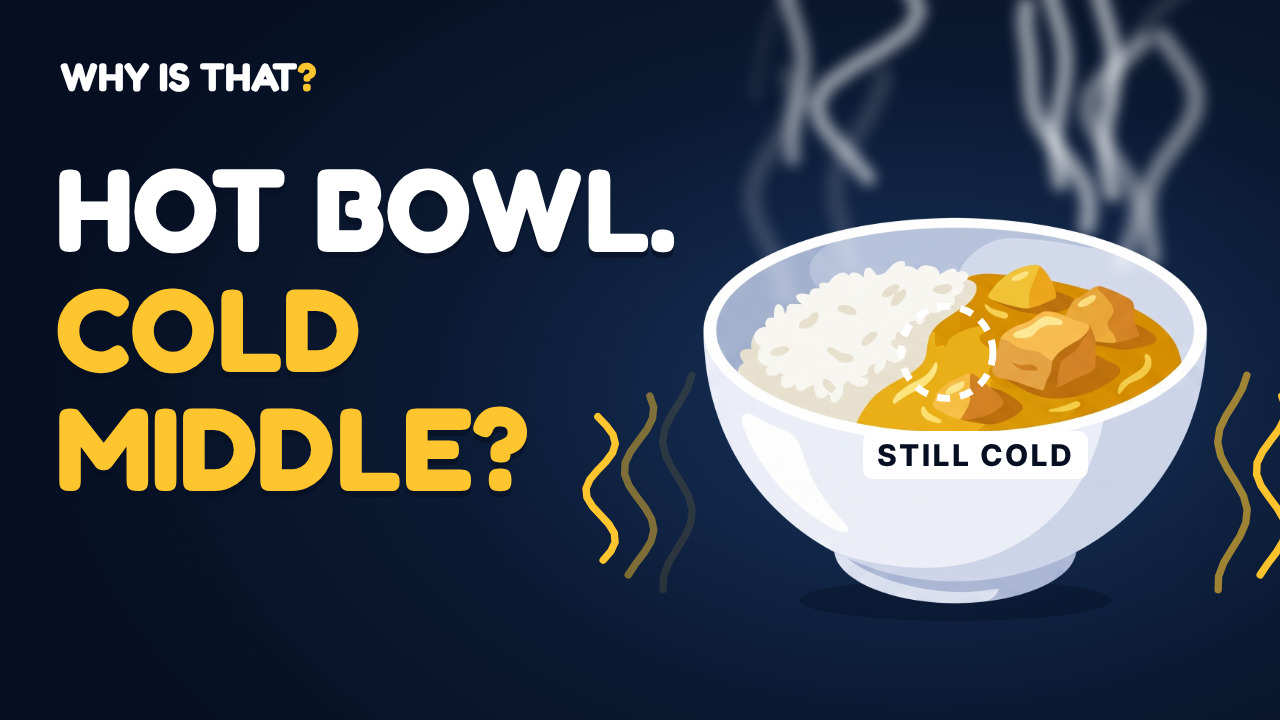
#> input picture deliverables/ep001/ep001_thumbnail_1280x720.jpg, 1280 x 720 px
$ python key_navy.py ../deliverables/ep001/ep001_thumbnail_1280x720.jpg
#> lines starting #> are read from the running program, lines starting #| are printed output that depends on the picture
#!/usr/bin/env python3
"""
Cut out a Higgsfield asset generated on a flat deep-navy (#0B1A33) background.
Writes <name>_cut.png with alpha. Soft edge + navy de-spill; $0, local.
Usage: key_navy.py in.png [--key 0B1A33] [--lo 22] [--hi 60]
"""
import argparse
from pathlib import Path

import numpy as np
from PIL import Image

ap = argparse.ArgumentParser()
ap.add_argument("src")
ap.add_argument("--key", default="0B1A33")
ap.add_argument("--lo", type=float, default=22.0, help="distance treated as fully background")
ap.add_argument("--hi", type=float, default=60.0, help="distance treated as fully foreground")
a = ap.parse_args()

img = np.asarray(Image.open(a.src).convert("RGB")).astype(np.float32)
key = np.array([int(a.key[i:i + 2], 16) for i in (0, 2, 4)], dtype=np.float32)
dist = np.sqrt(((img - key) ** 2).sum(axis=2))
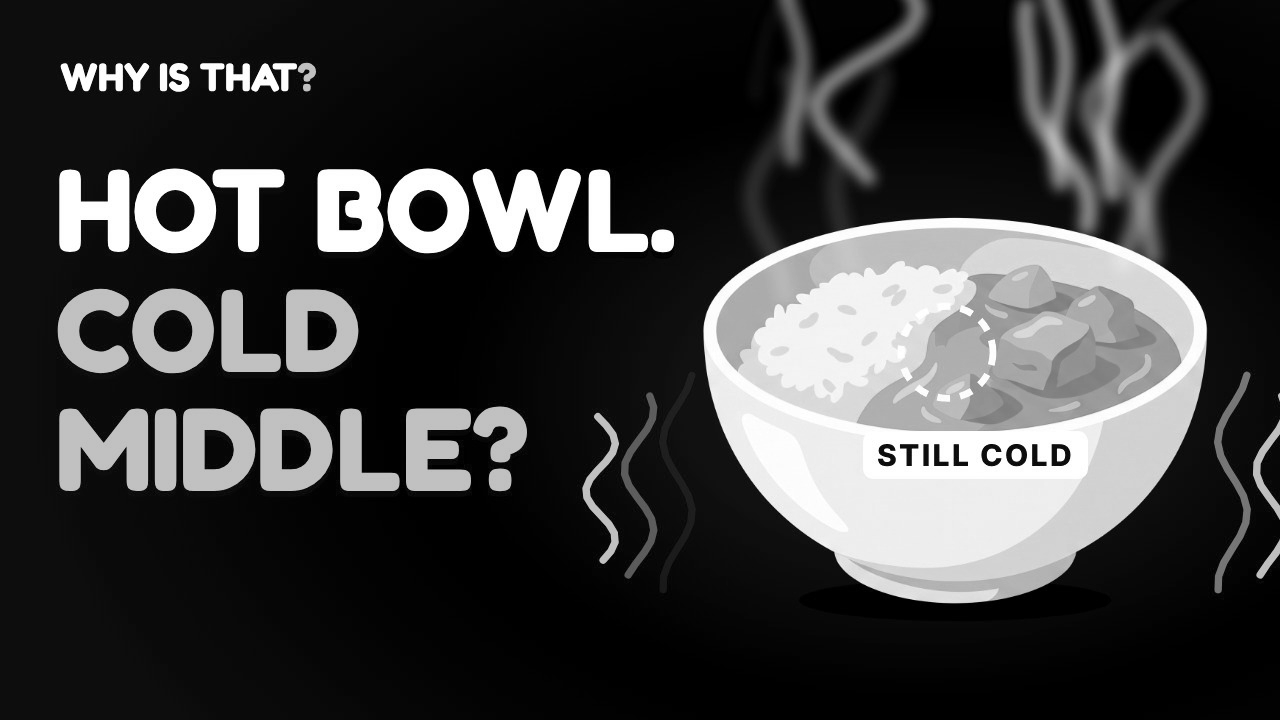
#> dist: shape (720, 1280) float32; min 1, max 391.9, mean 93.4; drawn with min black and max white
alpha = np.clip((dist - a.lo) / (a.hi - a.lo), 0, 1)
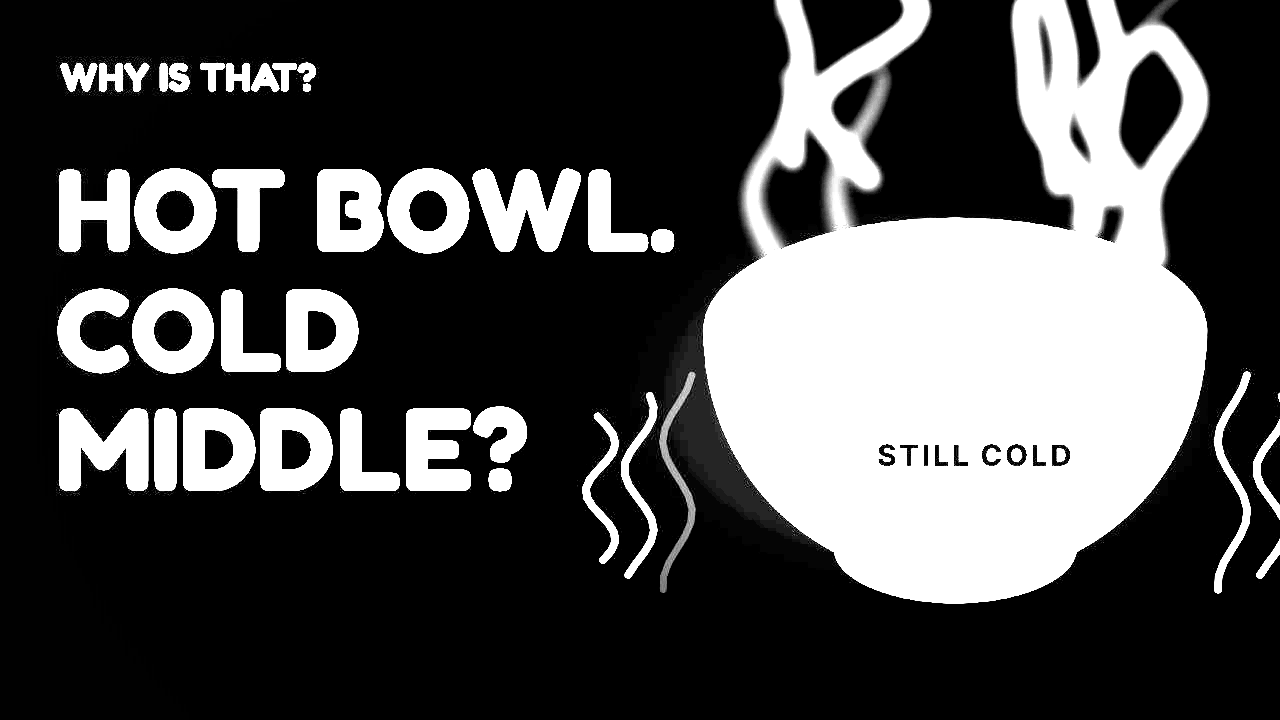
#> alpha: shape (720, 1280) float32; min 0, max 1, mean 0.298
# un-mix the navy from semi-transparent edge pixels: c = a*fg + (1-a)*key
safe = np.maximum(alpha, 1e-3)[..., None]
fg = np.clip((img - (1 - alpha[..., None]) * key) / safe, 0, 255)
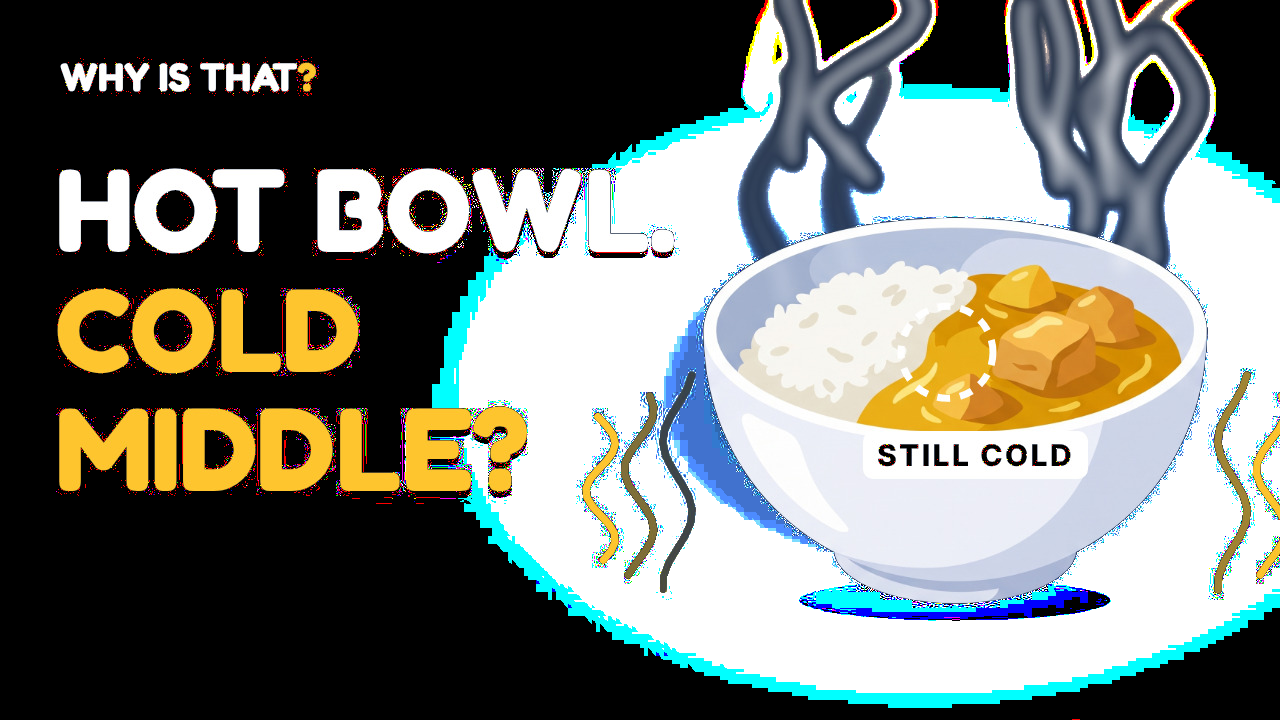
#> fg: shape (720, 1280, 3) float32; mean R, G, B 120.8, 123.6, 116.3
rgba = np.dstack([fg, alpha * 255]).astype(np.uint8)
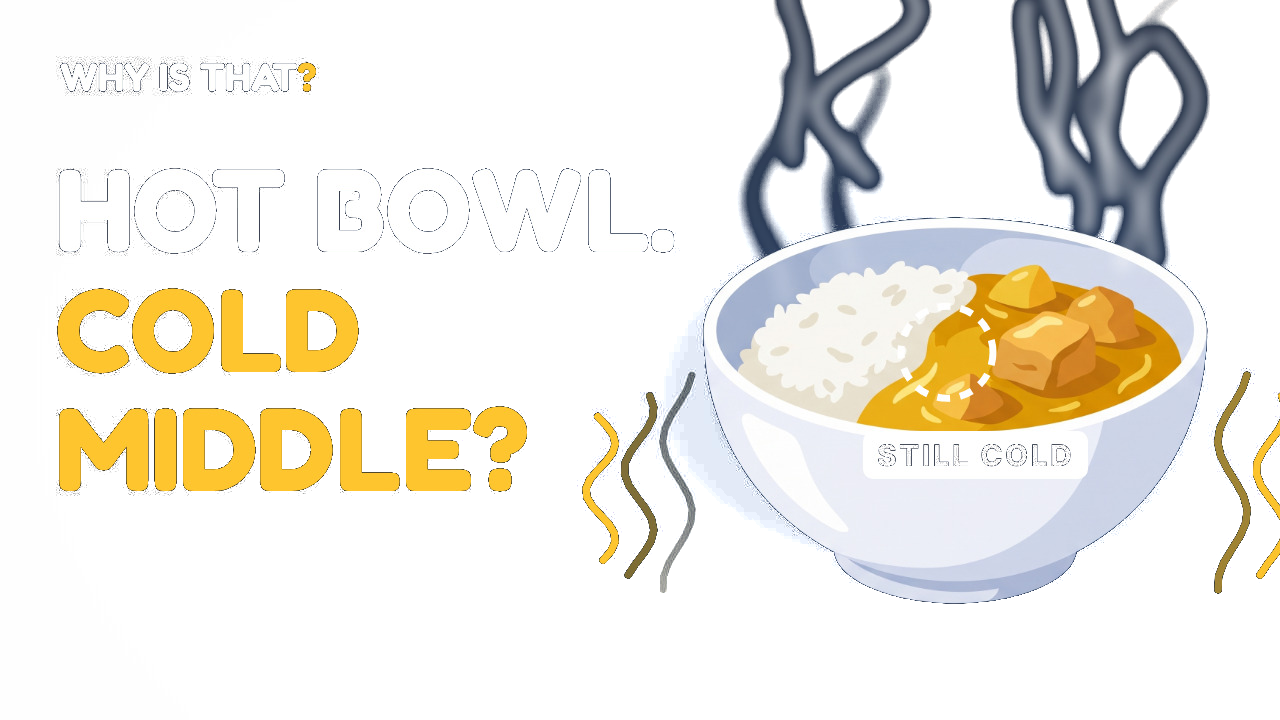
#> rgba: shape (720, 1280, 4); mean R, G, B, A 120.4, 123.3, 115.9, 75.9; transparent parts drawn white
out = Path(a.src).with_name(Path(a.src).stem + "_cut.png")
Image.fromarray(rgba, "RGBA").save(out)
print(f"wrote {out}  (opaque {np.mean(alpha > 0.99):.0%}, transparent {np.mean(alpha < 0.01):.0%})")
#| wrote ../deliverables/ep001/ep001_thumbnail_1280x720_cut.png  (opaque 28%, transparent 66%)

$ run again, on deliverables/ep002/ep002_thumbnail_1280x720.jpg
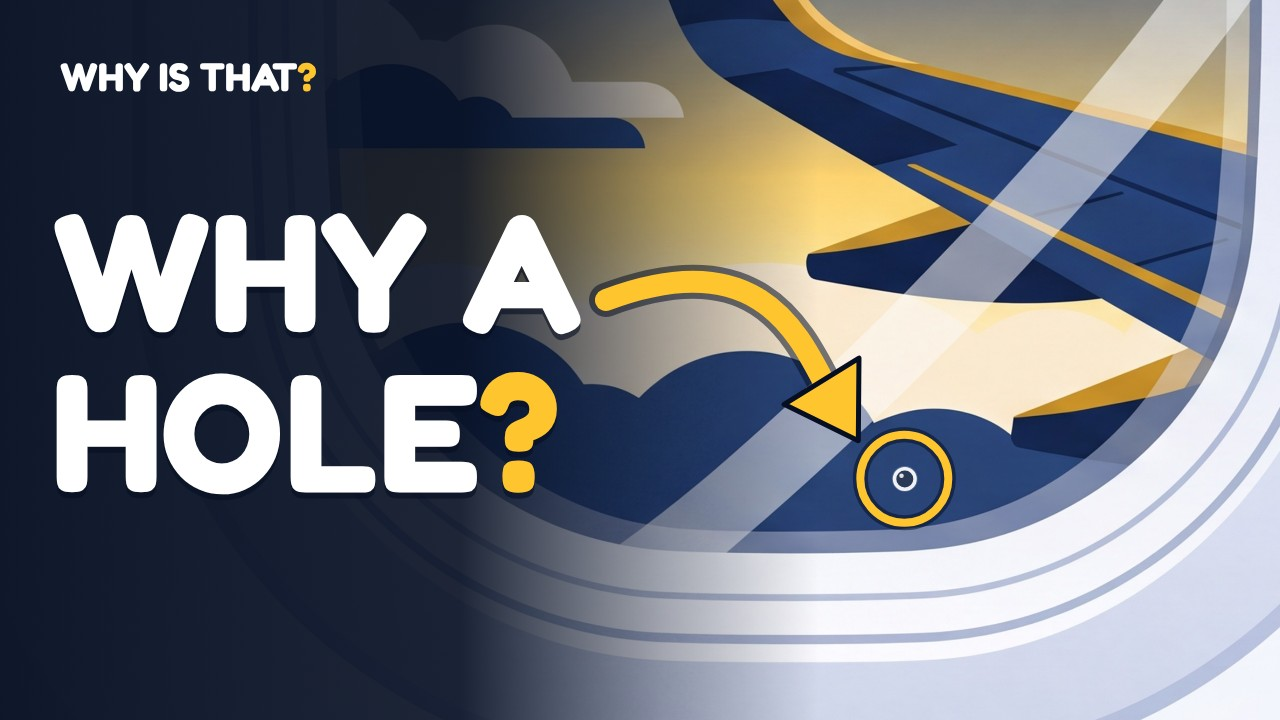
#> input picture deliverables/ep002/ep002_thumbnail_1280x720.jpg, 1280 x 720 px
#> `alpha = np.clip((dist - a.lo) / (a.hi - a.lo), 0, 1)`:
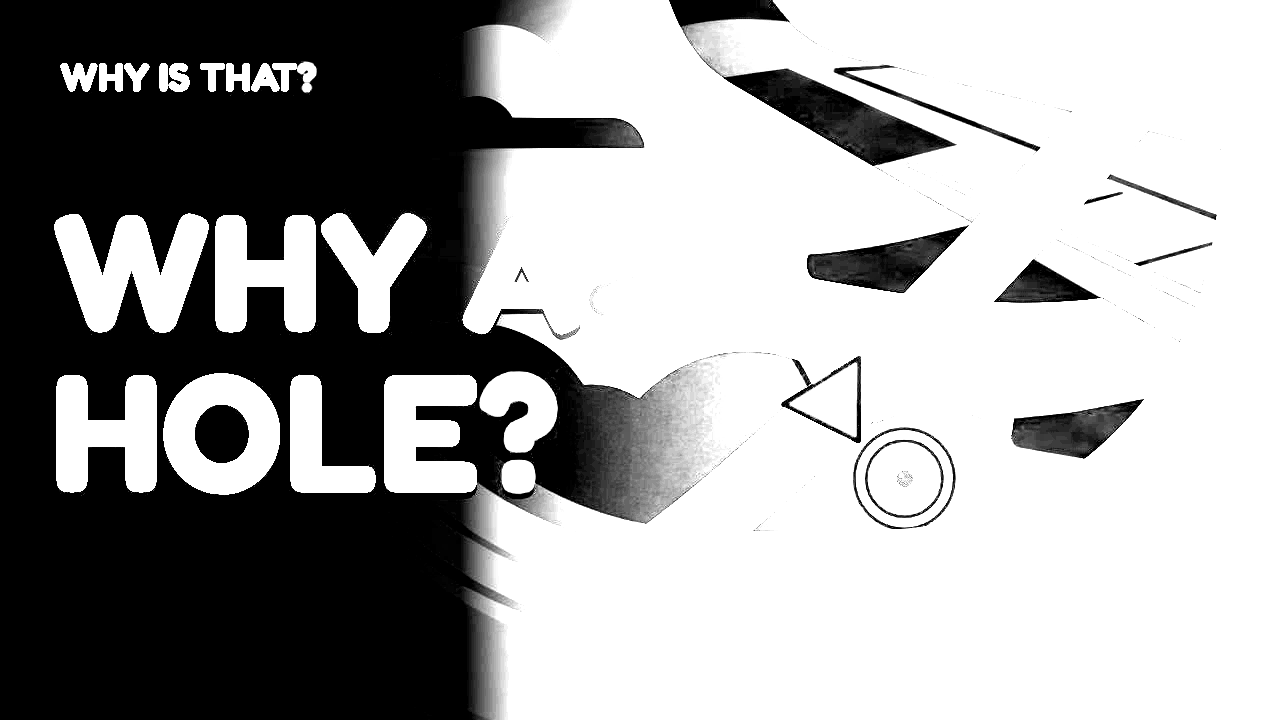
#> alpha: shape (720, 1280) float32; min 0, max 1, mean 0.635
#> `rgba = np.dstack([fg, alpha * 255]).astype(np.uint8)`:
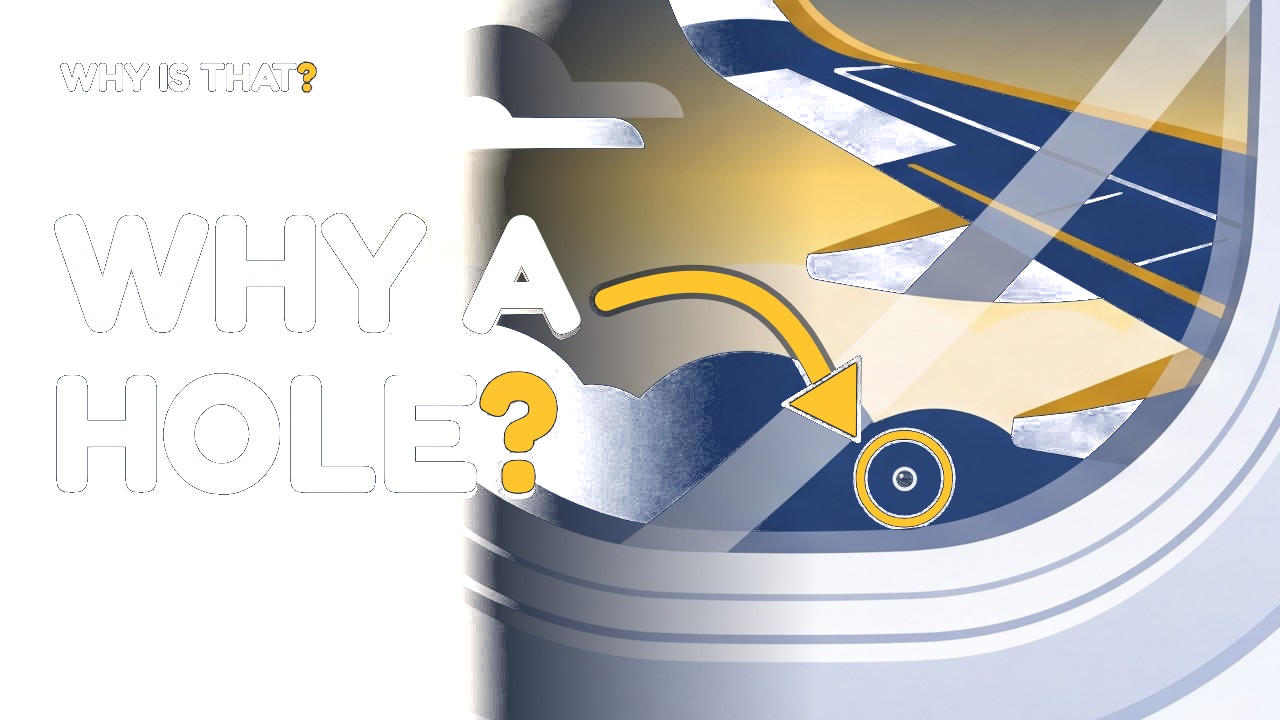
#> rgba: shape (720, 1280, 4); mean R, G, B, A 188.8, 164.8, 126.6, 161.9; transparent parts drawn white
#| wrote ../deliverables/ep002/ep002_thumbnail_1280x720_cut.png  (opaque 61%, transparent 32%)

$ run again, on deliverables/ep003/ep003_thumbnail_1280x720.jpg
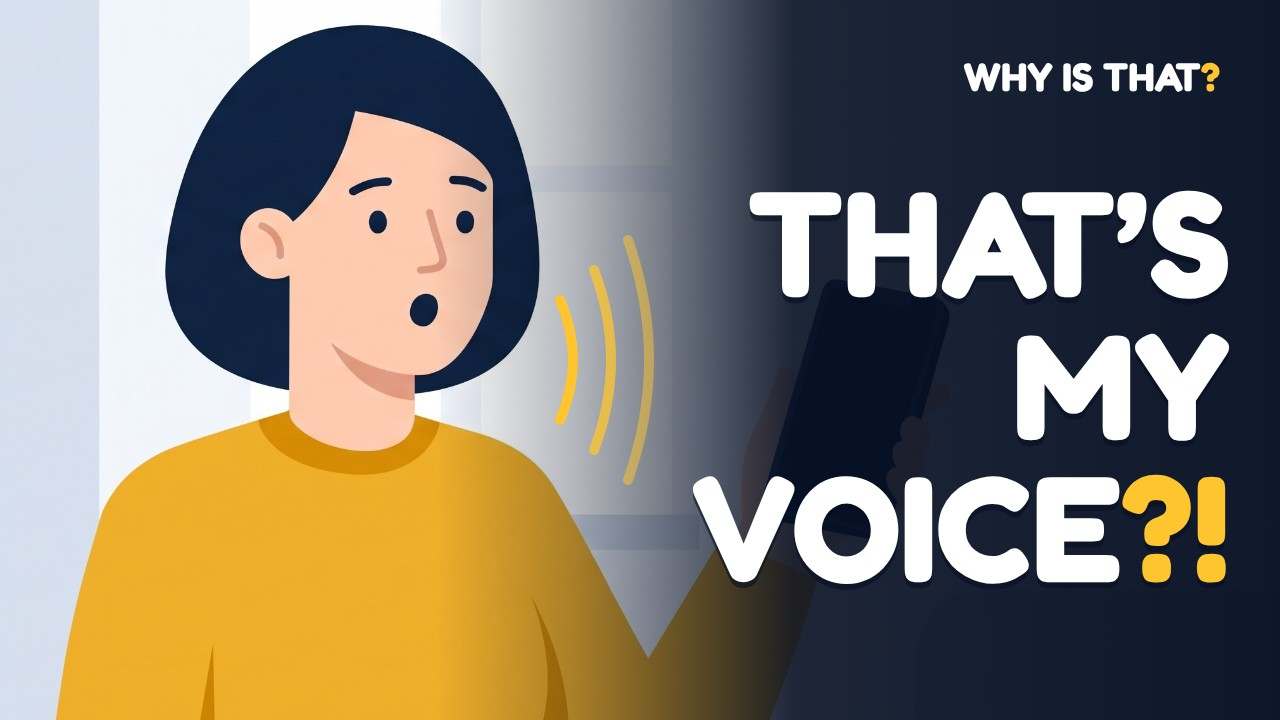
#> input picture deliverables/ep003/ep003_thumbnail_1280x720.jpg, 1280 x 720 px
#> `alpha = np.clip((dist - a.lo) / (a.hi - a.lo), 0, 1)`:
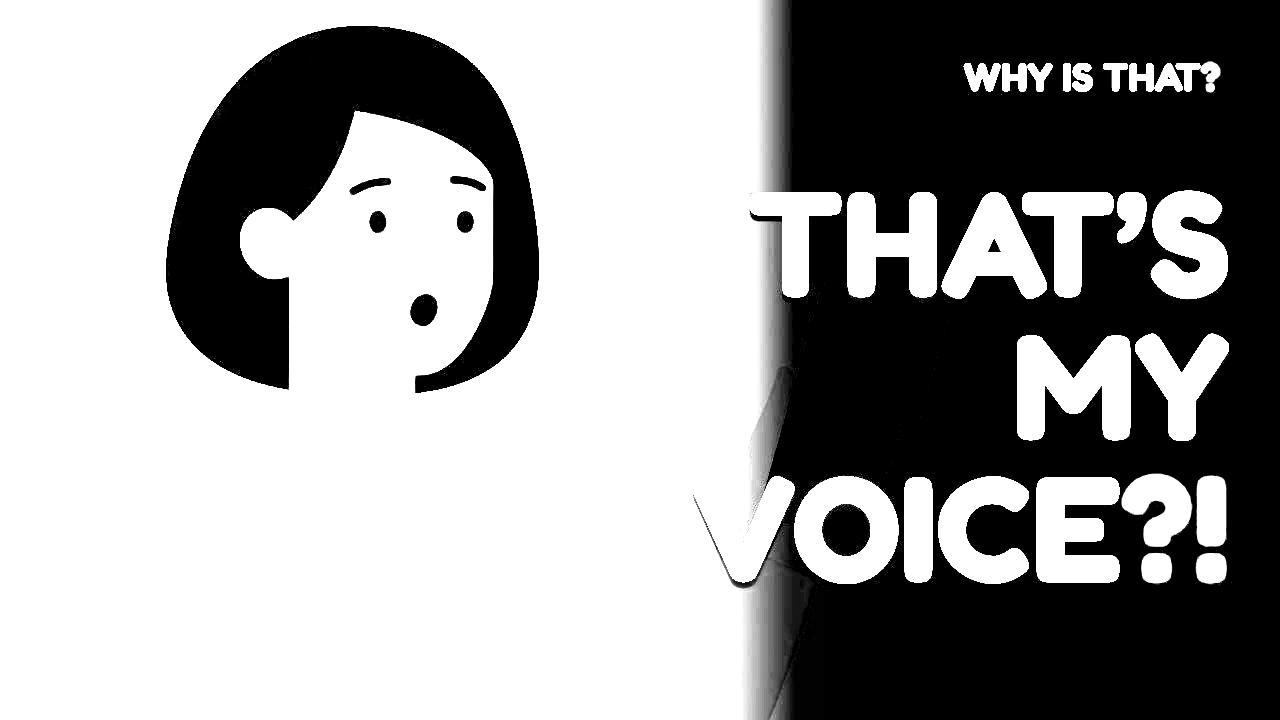
#> alpha: shape (720, 1280) float32; min 0, max 1, mean 0.616
#> `rgba = np.dstack([fg, alpha * 255]).astype(np.uint8)`:
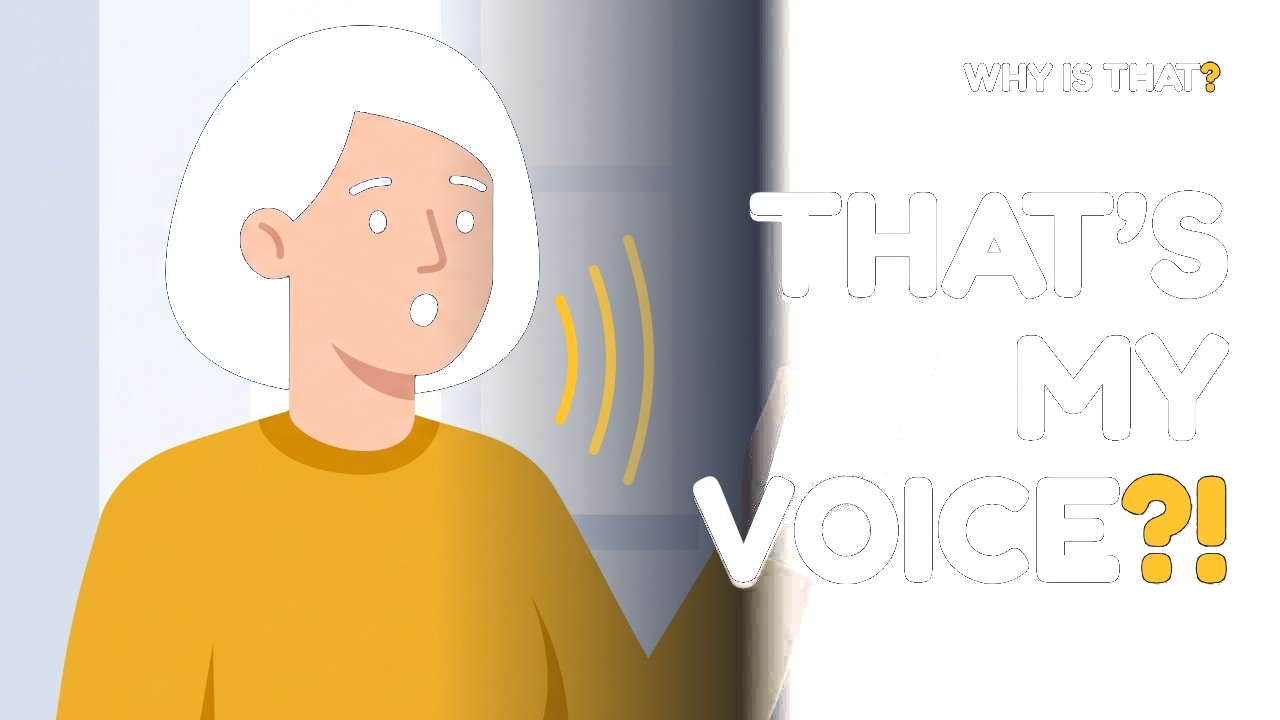
#> rgba: shape (720, 1280, 4); mean R, G, B, A 212.8, 178.6, 127.4, 157; transparent parts drawn white
#| wrote ../deliverables/ep003/ep003_thumbnail_1280x720_cut.png  (opaque 60%, transparent 37%)
